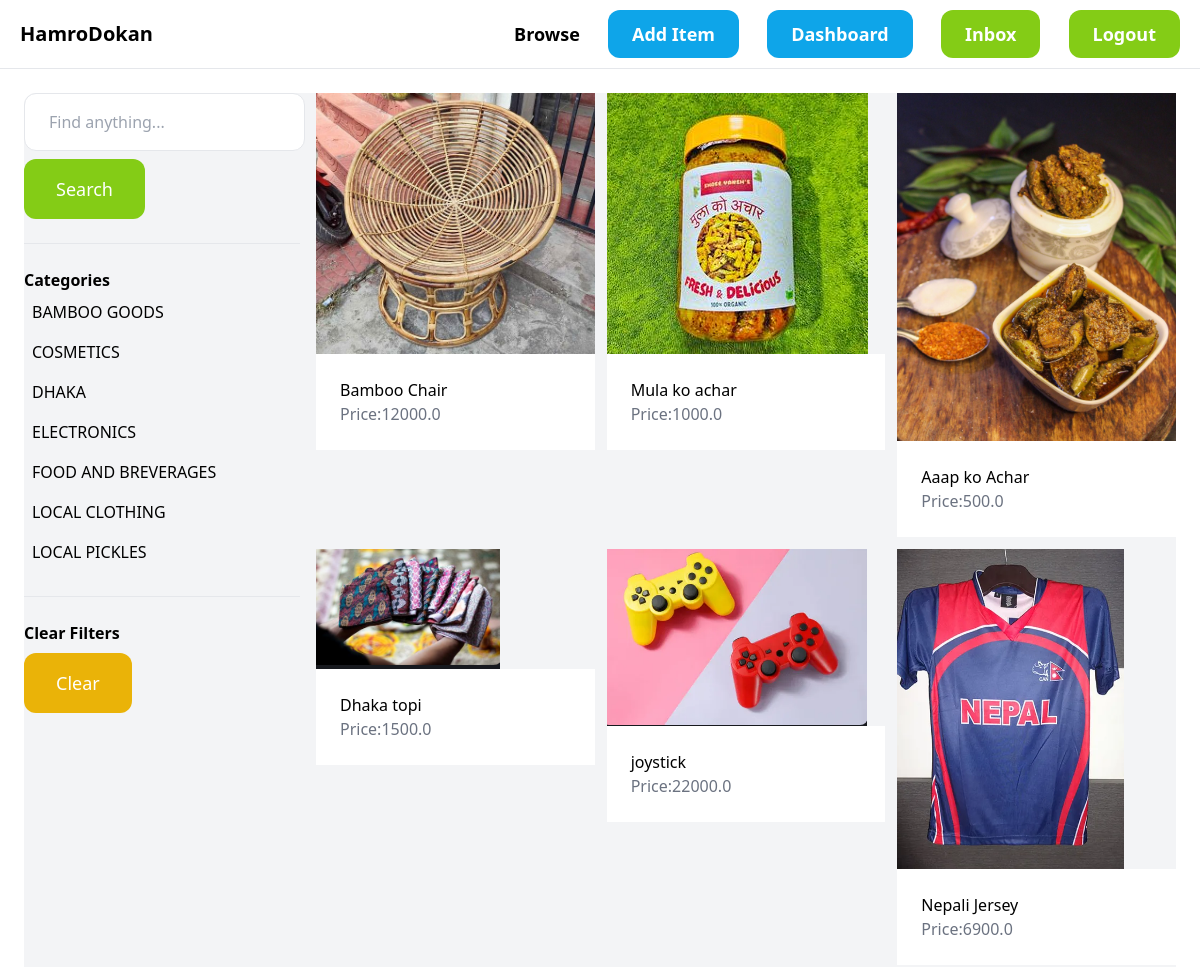
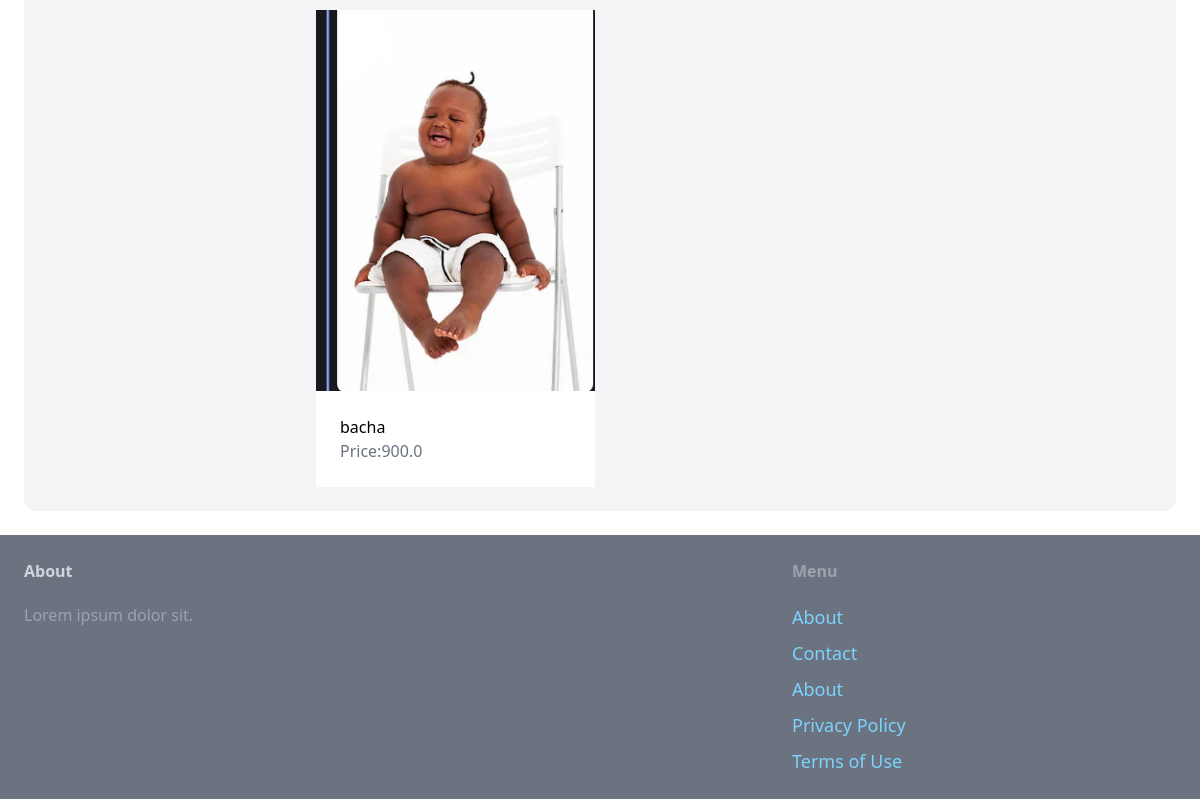
The app's page /items/ (signed in) with its own data (2 pictures, top to bottom).
### item/models.py (models this page shows, shortened)
class Category(models.Model):
  name=models.CharField(max_length=255)
  class Meta:
    ordering =('name',)
    verbose_name_plural='Categories'

class Item(models.Model):
  category=models.ForeignKey(Category,related_name='items',on_delete=models.CASCADE)
  name=models.CharField(max_length=255)
  description=models.TextField(blank=True,null=True)
  price=models.FloatField()
  image=models.ImageField(upload_to='item-images',blank=True,null=True)
  is_sold=models.BooleanField(default=False)
  created_by=models.ForeignKey(User,related_name='items',on_delete=models.CASCADE)
  created_at=models.DateTimeField(auto_now_add=True)

### item/views.py (the view)
# urls.py: path('',views.items,name='items'),
def items(request):
   items=Item.objects.filter(is_sold=False)
   query=request.GET.get('query','')
   categories=Category.objects.all()
   category_id=request.GET.get('category',0)
   if category_id:
      items=items.filter(category_id=category_id)
   if query:
      items=items.filter(Q(name__icontains=query)|Q(description__icontains=query))
   return render(request,'item/items.html',{
      'items':  items,
      'query': query,
      'categories':categories,
      'category_id':int(category_id),
      })

### item/templates/item/items.html (shortened to what this page needs)
{% extends 'core/base.html' %}
{%block content%}
<div class="pb-6 grid grid-cols-4 gap-4 bg-gray-100 rounded-xl">
  <div class="'cols-span-1">
   <form action="{%url 'item:items' %}" method="get">
    <input name="query" class="'w-full py-4 px-6 border rounded-xl " tyype="text" value="{{query}}" placeholder="Find anything...">
    <button class="mt-2 py-4 px-8 text-lg bg-lime-500 text-white rounded-xl">Search</button>
   </form>
   <hr class="my-6">
   <p class="font-semibold">Categories</p>
   <ul>
    {%for category in categories%}
    <li class="py-2 px-2 rounded-xl hover:bg-gray-100 {% if category.id == category_id %}   bg-gray-200 {% endif %}">
    <a href="{%url 'item:items' %}?query={{ query }}&category={{category.id}}">
      {{category.name}}</a>
    </li>
    {%endfor%}
   </ul>
   <hr class="my-6">
   <p class="font-semibold">Clear Filters</p>
   <ul>
    <li> <a href="{%url 'item:items' %}" class="mt-2 py-4 px-8 inline-block bg-yellow-500 text-lg rounded-xl  text-white">Clear</a></li>
   </ul>
  </div>
  <div class="col-span-3">
    <div class="grid grid-cols-3 gap-3">
      {% for item in items%}
      <div>
        <a href="{% url 'item:detail' item.id %}">
          <div>
            <img src="{{item.image.url}} " >
          </div>
          <div class="p-6 bg-white ">
            <h2 class="'text-2xl">
              {{item.name}}
            </h2>
            <p class="text-gray-500">Price:{{item.price}}</p>
          </div>
        </a>
      </div>
      {%endfor%}
    </div>
  </div>
</div>
{%endblock%}

### records on screen
Category: name "BAMBOO GOODS"
Category: name "COSMETICS"
Category: name "DHAKA"
Category: name "ELECTRONICS"
Category: name "FOOD AND BREVERAGES"
Category: name "LOCAL CLOTHING"
Category: name "LOCAL PICKLES"
Item: image (picture), name "Bamboo Chair", price "12000.0"
Item: image (picture), name "Mula ko achar", price "1000.0"
Item: image (picture), name "Aaap ko Achar", price "500.0"
Item: image (picture), name "Dhaka topi", price "1500.0"
Item: image (picture), name "joystick", price "22000.0"
Item: image (picture), name "Nepali Jersey", price "6900.0"
Item: image (picture), name "bacha", price "900.0"
